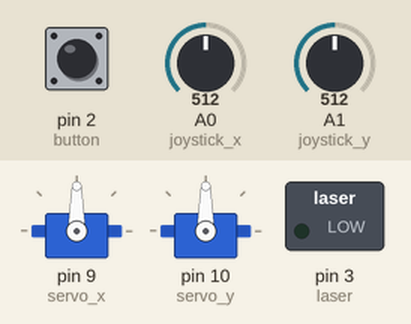
Recording of a sketch running on a simulated Arduino Uno, built with avr-gcc and run on an emulated ATmega328P. Shown: 2 × servo, switched loads named in the sketch (green lamp = pin HIGH). The inputs (shaded band) are chosen by the test bench; at power-on: A0 (joystick_x) = 512, A1 (joystick_y) = 512, pin 2 (button) HIGH.

Above: at 1.2 s.
1.3 s: A0 (joystick_x) set to 789
2.8 s: A0 (joystick_x) set to 812
At 4.9 s:
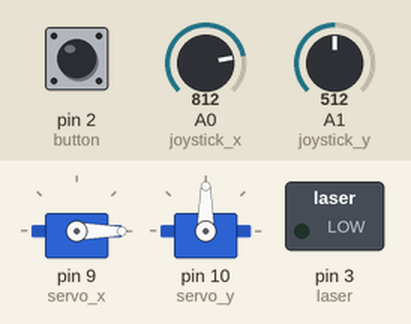
5.2 s: A1 (joystick_y) set to 790
6.7 s: A1 (joystick_y) set to 819
At 8.4 s:
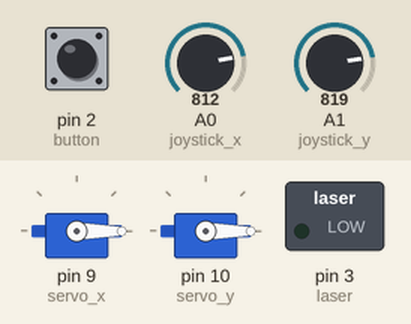
9.1 s: pin 2 (button) pulled LOW for 0.15 s
At 9.17 s:
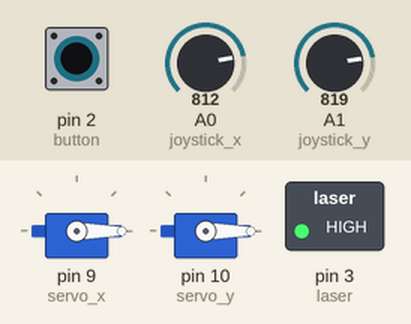
10.7 s: A0 (joystick_x) set to 218
12.2 s: A0 (joystick_x) set to 182
At 14.4 s:
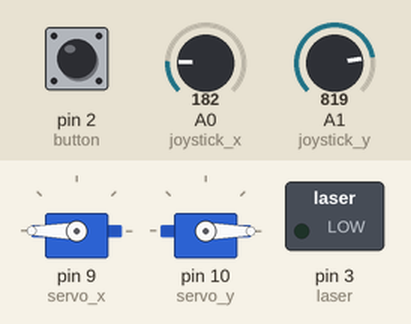
Timing chart, 0 to 15.9 s (numbered marks = the images above; inputs shaded):
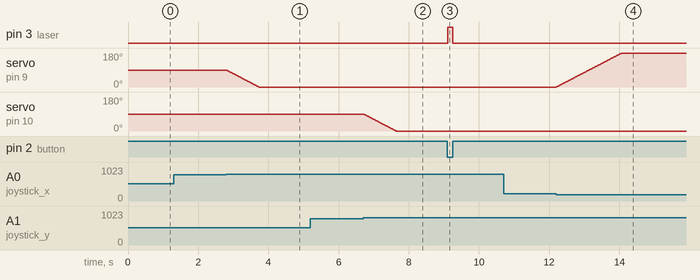

Measured:
- the behaviour switches between 800 and 801 on A0 (joystick_x) (found by bisection; images 0 and 1)
- the behaviour switches between 800 and 801 on A1 (joystick_y) (found by bisection; images 1 and 2)
- the behaviour switches between 200 and 199 on A0 (joystick_x) (found by bisection; images 3 and 4)
- after the input at 1.3 s, every drawn part: stays the same
- after the input at 2.8 s, servo on pin 9 (servo_x): moves from 90° to 0° over 0.92 s, starting at once
- after the input at 5.2 s, every drawn part: stays the same
- after the input at 6.7 s, servo on pin 10 (servo_y): moves from 90° to 0° over 0.92 s, starting at once
- after the input at 9.1 s, pin 3 (laser): LOW → HIGH at once, → LOW 0.15 s later
- after the input at 10.7 s, every drawn part: stays the same
- after the input at 12.2 s, servo on pin 9 (servo_x): moves from 0° to 180° over 1.9 s, starting at once

The sketch:

laser_turret.ino
```cpp
#include <Servo.h>
Servo servo_x, servo_y;

const int joystick_x = A0, joystick_y = A1, button = 2, laser = 3;
const int threshold_min = 200, threshold_max = 800;
int x_pos = 90, y_pos = 90;

void setup() {
  pinMode(button, INPUT_PULLUP);
  pinMode(laser, OUTPUT);
  servo_x.attach(9);
  servo_y.attach(10);
  servo_x.write(x_pos);
  servo_y.write(y_pos);
}

void loop() {
  (digitalRead(button) == 0) ? digitalWrite(laser, 1) : digitalWrite(laser, 0);

  int x = analogRead(joystick_x);
  int y = analogRead(joystick_y);

  if (x < threshold_min && x_pos < 180) x_pos++;
  if (x > threshold_max && x_pos > 0) x_pos--;
  if (y < threshold_min && y_pos < 180) y_pos++;
  if (y > threshold_max && y_pos > 0) y_pos--;

  servo_x.write(x_pos);
  servo_y.write(y_pos);
  delay(10);
}
```
